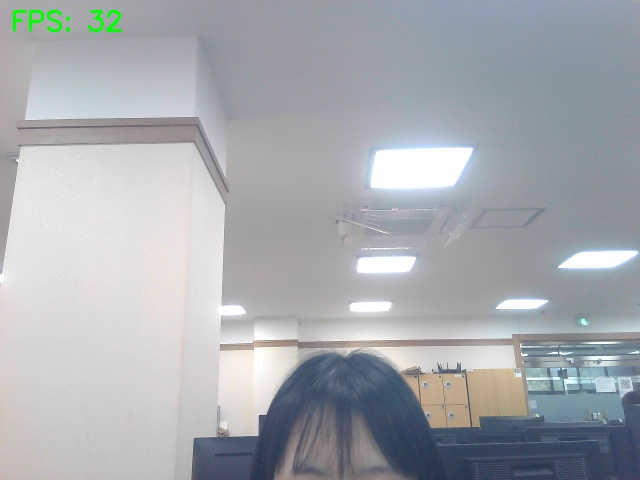
#> input picture day06/snapshot_260402103910.jpg, 640 x 480 px, given in place of the camera
$ jupyter execute --allow-errors ex28_opencv.ipynb   (text cells are left out)
#> lines starting #> are read from the running program, lines starting #| are printed output that depends on the picture
[cell 1]
# 라이브러리 로드
import cv2
import numpy as np

[cell 2]
# 웹캠디바이스 연결하는 데 시간 소요
cap = cv2.VideoCapture(0)   # 첫번째 웹캠(0)

while True:
    ret, img = cap.read()   # 웹캠 화면은 하나씩 로드, ret(리턴결과), img(실제 이미지)
#> img is the input picture: shape (480, 640, 3); mean B, G, R 175.6, 170.4, 166.9
    if not ret: break

    cv2.imshow('webcam', img)
    # ord('A') = 65, ord('a' = 97) q(113) q키를 누르면 반복종료
    if cv2.waitKey(1) == ord('q'): break
#> (key q is pressed here)

cap.release()   # 메모리 정리
cv2.destroyAllWindows()

[cell 3]
import time

cap = cv2.VideoCapture(0)   # 첫번째 웹캠(0)

prev_time = 0   # 이전 프레임시간

while True:
    ret, img = cap.read()
    if not ret: break

    curr_time = time.time() # 프레임 출력시간
    # FPS 계산
    fps = 1 / (curr_time - prev_time) if prev_time != 0 else 0
    prev_time = curr_time

    # 출력할 텍스트
    fps_text = f'FPS: {int(fps)}'   # int() 사용 안 하면 30.23234234
    # img 위에 텍스트 붙이기
    cv2.putText(img=img, text=fps_text, org=(10, 30),
                fontFace=cv2.FONT_HERSHEY_SIMPLEX,
                fontScale=0.9, color=(0, 255, 0), thickness=2)
 #  cv2.putText(img, fps_text, (10, 20), cv2.FONT_HERSHEY_SIMPLEX, 1, (0, 255, 0), 2)

    cv2.imshow('webcam', img)
    if cv2.waitKey(1) == ord('q'): break
#> (key q is pressed here)

cap.release()
cv2.destroyAllWindows()

[cell 4]
cap = cv2.VideoCapture(0)   # 첫번째 웹캠(0)

prev_time = 0

while True:
    ret, img = cap.read()
    if not ret: break

    curr_time = time.time()

    fps = 1 / (curr_time - prev_time) if prev_time != 0 else 0
    prev_time = curr_time

    fps_text = f'FPS: {int(fps)}'
    cv2.putText(img, fps_text, (10, 30),
                cv2.FONT_HERSHEY_SIMPLEX, 0.9, (0, 255, 0), 2)

    cv2.imshow('webcam', img)

    key = cv2.waitKey (1) # 키입력 변수
#> (key q is pressed here)
    if key == ord ('q'):
        break
    elif key == ord('s'): # 스냅샷 저장
        filename = time.strftime('snapshot_%y%m%d%H%M%S.jpg') # ./day06/ 밑에 저장됨
        cv2.imwrite(filename, img)
        print(f'{filename} 스냅샷 저장')

cap.release()
cv2.destroyAllWindows()

[cell 5]
cap = cv2.VideoCapture(0)

if not cap.isOpened(): # 웹캠 오픈 실패라면
    raise RuntimeError('웹캠 오픈 실패!')

# 해상도 설정
WIDTH, HEIGHT = 640, 480       # 1280, 720
cap.set(cv2.CAP_PROP_FRAME_WIDTH, WIDTH)
cap.set(cv2.CAP_PROP_FRAME_HEIGHT, HEIGHT)

# 적용된 해상값 확인
real_w = cap.get(cv2.CAP_PROP_FRAME_WIDTH)
real_h = cap.get(cv2.CAP_PROP_FRAME_HEIGHT)

prev_time = 0

while True:
    ret, img = cap.read()
    if not ret: break

    curr_time = time.time()

    fps = 1 / (curr_time - prev_time) if prev_time != 0 else 0
    prev_time = curr_time

    fps_text = f'FPS: {int(fps)}'
    res_text = f'{int(real_w)}x{int(real_h)}'
    cv2.putText(img, fps_text, (10, 30),
                cv2.FONT_HERSHEY_SIMPLEX, 0.9, (0, 255, 0), 2)
    cv2.putText(img, res_text, (10, 70),
                cv2.FONT_HERSHEY_SIMPLEX, 0.9, (255, 255, 0), 2)
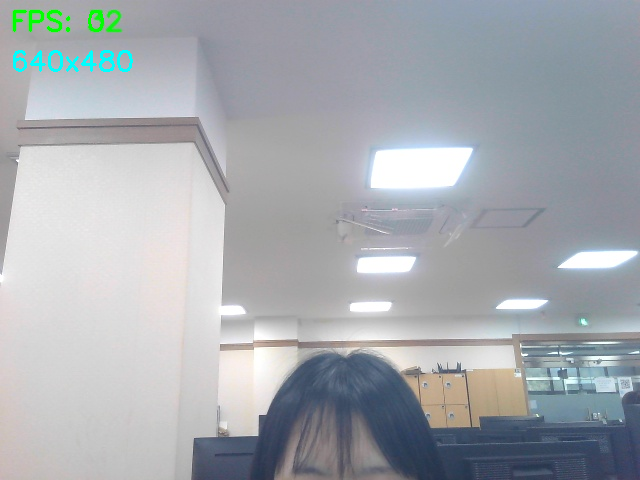
#> img: shape (480, 640, 3); mean B, G, R 175.7, 170.8, 166.2

    cv2.imshow('webcam', img)

    key = cv2.waitKey (1) # 키입력 변수
#> (key q is pressed here)
    if key == ord ('q'):
        break
    elif key == ord('s'): # 스냅샷 저장
        filename = time.strftime('snapshot_%y%m%d%H%M%S.jpg') # ./day06/ 밑에 저장됨
        cv2.imwrite(filename, img)
        print(f'{filename} 스냅샷 저장')

cap.release()
cv2.destroyAllWindows()

[cell 6]
cap = cv2.VideoCapture(0)

if not cap.isOpened():
    raise RuntimeError('웹캠 오픈 실패!')

# 적용된 해상값 확인
real_w = cap.get(cv2.CAP_PROP_FRAME_WIDTH)
real_h = cap.get(cv2.CAP_PROP_FRAME_HEIGHT)

prev_time = 0
show_info = False # 정보표시 여부

while True:
    ret, img = cap.read()
    if not ret: break

    curr_time = time.time()

    fps = 1 / (curr_time - prev_time) if prev_time != 0 else 0
    prev_time = curr_time

    if show_info:
        fps_text = f'FPS: {int(fps)}'
        res_text = f'{int(real_w)}x{int(real_h)}'
        cv2.putText(img, fps_text, (10, 30),
                    cv2.FONT_HERSHEY_SIMPLEX, 0.9, (0, 255, 0), 2)
        cv2.putText(img, res_text, (10, 70),
                    cv2.FONT_HERSHEY_SIMPLEX, 0.9, (255, 255, 0), 2)

    cv2.imshow('webcam', img)

    key = cv2.waitKey (1) # 키입력 변수
#> (key q is pressed here)
    if key == ord ('q'):
        break
    elif key == ord('s'): # 스냅샷 저장
        filename = time.strftime('snapshot_%y%m%d%H%M%S.jpg') # ./day06/ 밑에 저장됨
        cv2.imwrite(filename, img)
        print(f'{filename} 스냅샷 저장')
    elif key == 9:  # Tab키
        show_info = not show_info # True-False -> True
        print(f'표시여부 {show_info}')

cap.release()
cv2.destroyAllWindows()

[cell 7]
# Haar Cascade 파일 로드
# 얼굴 데이터 따로
face_cascade = cv2.CascadeClassifier(cv2.data.haarcascades + 'haarcascade_frontalface_default.xml')
# 미소 데이터 따로
smile_cascade = cv2.CascadeClassifier(cv2.data.haarcascades + 'haarcascade_smile.xml')

cap = cv2.VideoCapture(0)

if not cap.isOpened():
    raise RuntimeError('웹캠 오픈 실패!')

# 적용된 해상값 확인
real_w = cap.get(cv2.CAP_PROP_FRAME_WIDTH)
real_h = cap.get(cv2.CAP_PROP_FRAME_HEIGHT)

prev_time = 0
show_info = False

while True:
    ret, img = cap.read()
    if not ret: break

    # FPS
    curr_time = time.time()

    fps = 1 / (curr_time - prev_time) if prev_time != 0 else 0
    prev_time = curr_time

    if show_info:
        fps_text = f'FPS: {int(fps)}'
        res_text = f'{int(real_w)}x{int(real_h)}'
        cv2.putText(img, fps_text, (10, 30),
                    cv2.FONT_HERSHEY_SIMPLEX, 0.9, (0, 255, 0), 2)
        cv2.putText(img, res_text, (10, 70),
                    cv2.FONT_HERSHEY_SIMPLEX, 0.9, (255, 255, 0), 2)

    # image: 검출할 이미지
    # scaleFactor: 이미지 자체를 몇 배씩 줄여가며 탐색할지 지정하는 값
            # 1.1->10% 줄이기(속도 저하, 정확도 상승) 1.7->70% 줄이기(속도 빠름, 정확도 저하)
    # 얼굴 1.1 ~ 1.3 (10~30%), 미소 1.5 ~ 1.8
    # minNeighbors: 후보영역을 진짜 객체로 인정하려면 주변에서 몇 번이나 겹쳐 검출되어야 하는지 횟수
    faces = face_cascade.detectMultiScale(image=img, scaleFactor=1.1, minNeighbors=8)
#> faces = ()
    for (x, y, w, h) in faces: # x, y 좌측상단좌표, w, h 너비와 높이
        cv2.rectangle(img, (x, y), (x + w, y + h), (255, 0, 255), 2)

        # 얼굴 영역만 ROI(Region of Interect)
        face_roi = img[y:y+h, x:x+w]

        # 얼굴 내부에서 미소 검출
        smiles = smile_cascade.detectMultiScale(face_roi, 1.7, 20)

        for (sx, sy, sw, sh) in smiles:
            cv2.rectangle(face_roi, (sx, sy), (sx+sw, sy+sh), (0, 255, 0), 2)
#> this loop made 0 passes


    cv2.imshow('webcam', img)

    key = cv2.waitKey (1)
#> (key q is pressed here)
    if key == ord ('q'):
        break
    elif key == ord('s'):
        filename = time.strftime('snapshot_%y%m%d%H%M%S.jpg')
        cv2.imwrite(filename, img)
        # print(f'{filename} 스냅샷 저장')
    elif key == 9:
        show_info = not show_info
        # print(f'표시여부 {show_info}')

cap.release()
cv2.destroyAllWindows()

[cell 8]
# Haar Cascade 파일 로드
# 얼굴 데이터 따로
face_cascade = cv2.CascadeClassifier(cv2.data.haarcascades + 'haarcascade_frontalface_default.xml')
# 미소 데이터 따로
smile_cascade = cv2.CascadeClassifier(cv2.data.haarcascades + 'haarcascade_smile.xml')

cap = cv2.VideoCapture(0)

if not cap.isOpened():
    raise RuntimeError('웹캠 오픈 실패!')

# 적용된 해상값 확인
real_w = cap.get(cv2.CAP_PROP_FRAME_WIDTH)
#> real_w = 640
real_h = cap.get(cv2.CAP_PROP_FRAME_HEIGHT)
#> real_h = 480

prev_time = 0
show_info = False

while True:
    ret, img = cap.read()
    if not ret: break

    # FPS
    curr_time = time.time()

    fps = 1 / (curr_time - prev_time) if prev_time != 0 else 0
    prev_time = curr_time

    if show_info:
        fps_text = f'FPS: {int(fps)}'
        res_text = f'{int(real_w)}x{int(real_h)}'
        cv2.putText(img, fps_text, (10, 30),
                    cv2.FONT_HERSHEY_SIMPLEX, 0.9, (0, 255, 0), 2)
        cv2.putText(img, res_text, (10, 70),
                    cv2.FONT_HERSHEY_SIMPLEX, 0.9, (255, 255, 0), 2)

    faces = face_cascade.detectMultiScale(image=img, scaleFactor=1.1, minNeighbors=8)
    for (x, y, w, h) in faces: # x, y 좌측상단좌표, w, h 너비와 높이
        # cv2.rectangle(img, (x, y), (x + w, y + h), (255, 0, 255), 2)

        # 얼굴 영역만 ROI(Region of Interect)
        face_roi = img[y:y+h, x:x+w]

        # 모자이크 처리
        small = cv2.resize(face_roi, (w//15, h//15), interpolation=cv2.INTER_LINEAR) # 작게 줄이고
        mosaic = cv2.resize(small, (w, h), interpolation=cv2.INTER_NEAREST) # 다시 크게 픽셀 뭉개기

        img[y:y+h, x:x+w] = mosaic  # ROI로 교체

    cv2.imshow('webcam', img)

    key = cv2.waitKey (1)
#> (key q is pressed here)
#> `gray = cv2.cvtColor(img, cv2.COLOR_BGR2GRAY)`:
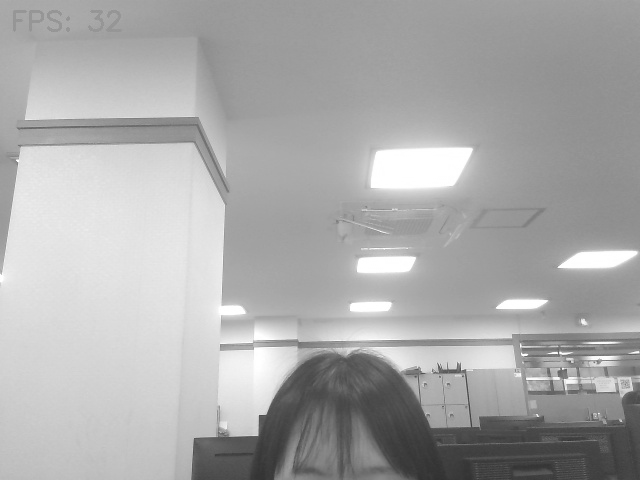
#> gray: shape (480, 640); min 49, max 255, mean 170
    if key == ord ('q'):
        break
    elif key == ord('s'):
        filename = time.strftime('snapshot_%y%m%d%H%M%S.jpg')
        cv2.imwrite(filename, img)
        # print(f'{filename} 스냅샷 저장')
    elif key == 9:
        show_info = not show_info
        # print(f'표시여부 {show_info}')

cap.release()
cv2.destroyAllWindows()

[cell 9]
# 사용x import pyzbar.pyzbar as pyzbar # !pip install pyzbar

# QR코드 검출기 객체생성
qr_reader = cv2.QRCodeDetector()

# 웹캠 오픈
cap = cv2.VideoCapture(0)

#> (the rest of this cell did not finish here and is left out)

[cell 10]
import cv2
import webbrowser # 웹브라우저용 모듈 로드

# QR코드 검출기 객체생성
qr_detector = cv2.QRCodeDetector()

# 웹캠 오픈
cap = cv2.VideoCapture(0)

is_opened = False # 웹사이트 오픈 여부
last_data = '' # 최종데이터

while True:
    ret, img = cap.read()
    if not ret: break

    # QR 코드 검출 및 디코딩
    data, points, _ = qr_detector.detectAndDecode(img)
#> data = ''

    # QR 코드가 검출되었으면
    if points is not None and data:
        points = points.astype(int)

        # QR 코드 외곽선 그리기
        for i in range(len(points[0])):
            pt1 = tuple(points[0][i])
            pt2 = tuple(points[0][(i + 1) % len(points[0])])
            cv2.line(img, pt1, pt2, (0, 255, 0), 2)

        # QR 코드 내용 출력
        cv2.putText(img, data, (10, 30), cv2.FONT_HERSHEY_SIMPLEX, 0.8, (0, 255, 0), 2)
        # print(data) # 불필요한 로그

        # URL이고 아직 안 열었으면 실행
        if (data.startswith('http://') or data.startswith('https://')):
            if not is_opened or last_data != data: # 이미 열었거나, 데이터가 같으면 실행 x
                webbrowser.open(data)
                is_opened = True; last_data = data

    else: # QR코드 검출이 끝나면, QR코드가 화면에서 사라지면
        is_opened = False; last_data = ''

    cv2.imshow('QR Code Reader', img)
    if cv2.waitKey(1) == ord('q'): break
#> (key q is pressed here)

cap.release()
cv2.destroyAllWindows()

[cell 11]
# 10프레임 수마다 검사
import cv2
import webbrowser # 웹브라우저용 모듈 로드

# QR코드 검출기 생성
qr_detector = cv2.QRCodeDetector()

# 웹캠 오픈
cap = cv2.VideoCapture(0)

is_opened = False # 웹사이트 오픈 여부
last_data = '' # 최종데이터
frame_count = 0 # 프레임 수
detect_interval = 30 # 30프레임마다 검사

while True:
    ret, img = cap.read()
    if not ret: break

    frame_count += 1
    data = ''; points = None

    # 10프레임마다 검사
    if frame_count % detect_interval == 0:
        data, points, _ = qr_detector.detectAndDecode(img)

    if points is not None and data:
        points = points.astype(int)

        for i in range(len(points[0])): # QR코드 외곽포인트 네개
            pt1 = tuple(points[0][i])
            pt2 = tuple(points[0][(i + 1) % len(points[0])])
            cv2.line(img, pt1, pt2, (0, 255, 0), 2)

        cv2.putText(img, data, (10, 30), cv2.FONT_HERSHEY_SIMPLEX, 0.8, (0, 255, 0), 2)

        # 같은 QR 반복실행 방지
        if data != last_data and is_opened != True:
            if (data.startswith('http://') or data.startswith('https://')):
                webbrowser.open(data)
                is_opened = True; last_data = data

    else: # QR코드 검출이 끝나면, QR코드가 화면에서 사라지면
        is_opened = False; last_data = ''

    cv2.imshow('QR Code Reader', img)
    if cv2.waitKey(1) == ord('q'): break
#> (key q is pressed here)
